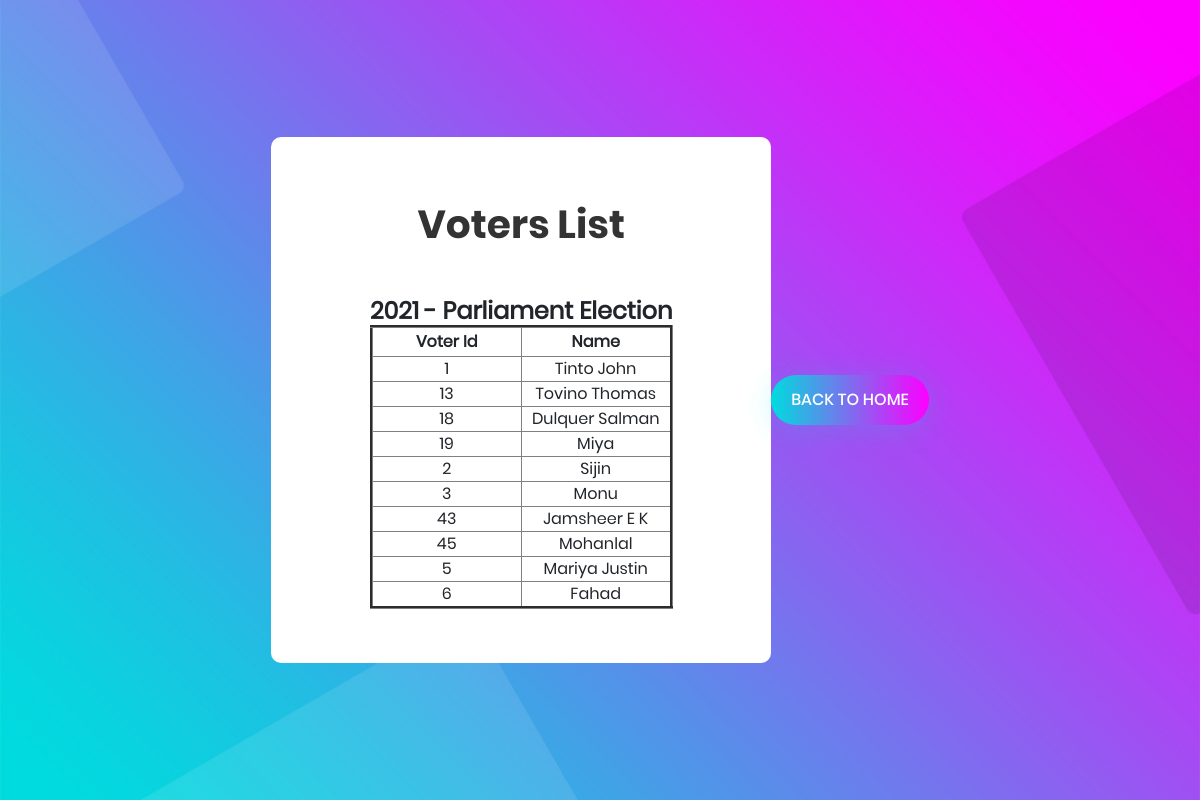
Page /list/ on the committed database.
### iris_app/models.py (models this page shows, shortened)
class CreateElection(models.Model):
    Election_code = models.CharField(max_length=100)
    Election_Name = models.CharField(max_length=100)
    Election_Start_Date = models.DateTimeField()
    Election_End_Date = models.DateTimeField()
    Election_Result_Date = models.DateTimeField()

class Voter(models.Model):
    Voter_Image = models.ImageField(upload_to="media/", height_field=None, width_field=None, max_length=100, null=True)
    Voter_id = models.CharField(max_length=5, primary_key=True)
    Name = models.CharField(max_length=50)
    Age = models.PositiveSmallIntegerField()
    Date_of_Birth = models.DateField(max_length=20, null=True)
    Gender = models.CharField(max_length=120, choices=GENDER_CHOICES, null=True)
    Phone_Number = models.IntegerField()
    Address = models.TextField(max_length=250)
    Address_Proof = models.ImageField(upload_to="media/", height_field=None, width_field=None, max_length=100,
                                      null=True)
    Iris_Image = models.ImageField(upload_to=None, height_field=None, width_field=None, max_length=100, null=True)
    Poling_Status = models.BooleanField(max_length=5, null=True)

### iris_app/views.py (the view)
# urls.py: path('list/', voter_list, name='voters_list'),
def voter_list(request):
    electiontime = CreateElection.objects.all().last()
    voter_list = Voter.objects.order_by('Voter_id').values('Voter_id', 'Name')
    return render(request, 'voters_list.html', {
        'voter_list': voter_list,
        'electiontime': electiontime
    })

### template/voters_list.html (shortened to what this page needs)
<!DOCTYPE html>
{% load static %}
<html lang="en">
<head>
	<link rel="stylesheet" type="text/css" href="{% static 'vendor1/bootstrap/css/bootstrap.min.css' %}">
	<link rel="stylesheet" type="text/css" href="{% static 'fonts/font-awesome-4.7.0/css/font-awesome.min.css' %}">
	<link rel="stylesheet" type="text/css" href="{% static 'fonts/iconic/css/material-design-iconic-font.min.css' %}">
	<link rel="stylesheet" type="text/css" href="{% static 'vendor1/animate/animate.css' %}">
	<link rel="stylesheet" type="text/css" href="{% static 'vendor1/css-hamburgers/hamburgers.min.css' %}">
	<link rel="stylesheet" type="text/css" href="{% static 'vendor1/animsition/css/animsition.min.css' %}">
	<link rel="stylesheet" type="text/css" href="{% static 'vendor1/select2/select2.min.css' %}">
	<link rel="stylesheet" type="text/css" href="{% static 'vendor1/daterangepicker/daterangepicker.css' %}">
	<link rel="stylesheet" type="text/css" href="{% static 'css/util.css' %}">
	<link rel="stylesheet" type="text/css" href="{% static 'css/main.css' %}">
</head>
<body>
	<div class="limiter">
		<div class="container-login100" style="background-image: url({% static 'images/bg-01.jpg' %});">
			<div class="wrap-login100 p-l-55 p-r-55 p-t-65 p-b-54">
				<form class="login100-form validate-form" method="post">{% csrf_token %}
					<span class="login100-form-title p-b-49">
						Voters List
					</span>
{% block content %}
					<center>
						<h4><b>{{ electiontime.Election_code }} - {{ electiontime.Election_Name }}</b></h4>
<table id="table" border="3" cellpadding="10">
    <tr>
        <th width="150" height="30" style="text-align:center">Voter Id</th>
        <th width="150" height="30" style="text-align:center">Name</th>
    </tr>
        {% for m in voter_list %}
        <tr class="tr">
            <td style="text-align:center">{{ m.Voter_id }}</td>
            <td style="text-align:center">{{ m.Name }}</td>
        </tr>
        {% endfor %}
</table>
					</center>
{% endblock %}
				</form>
			</div>
			<div class="container-login100-form-btn">
						<div class="wrap-login100-form-btn">
							<div class="login100-form-bgbtn"></div>
							<a href="/"><button class="login100-form-btn">
								Back To Home
							</button></a>
		</div>
	</div>
</body>
</html>

### static/css/main.css (style rules this page uses)
* { margin: 0px; padding: 0px; box-sizing: border-box; }
body, html { height: 100%; font-family: Poppins-Regular, sans-serif; }
a { font-family: Poppins-Regular; font-size: 14px; line-height: 1.7; color: #666666; margin: 0px; transition: all 0.4s; -webkit-transition: all 0.4s; -o-transition: all 0.4s; -moz-transition: all 0.4s; }
h1,h2,h3,h4,h5,h6 { margin: 0px; }
button { outline: none !important; border: none; background: transparent; }
.limiter { width: 100%; margin: 0 auto; }
.container-login100 { width: 100%; min-height: 100vh; display: -webkit-box; display: -webkit-flex; display: -moz-box; display: -ms-flexbox; display: flex; flex-wrap: wrap; justify-content: center; align-items: center; padding: 15px; background-repeat: no-repeat; background-position: center; background-size: cover; }
.wrap-login100 { width: 500px; background: #fff; border-radius: 10px; overflow: hidden; }
.login100-form { width: 100%; }
.login100-form-title { display: block; font-family: Poppins-Bold; font-size: 39px; color: #333333; line-height: 1.2; text-align: center; }
.container-login100-form-btn { display: -webkit-box; display: -webkit-flex; display: -moz-box; display: -ms-flexbox; display: flex; flex-wrap: wrap; justify-content: center; }
.wrap-login100-form-btn { width: 100%; display: block; position: relative; z-index: 1; border-radius: 25px; overflow: hidden; margin: 0 auto; box-shadow: 0 5px 30px 0px rgba(3, 216, 222, 0.2); -moz-box-shadow: 0 5px 30px 0px rgba(3, 216, 222, 0.2); -webkit-box-shadow: 0 5px 30px 0px rgba(3, 216, 222, 0.2); -o-box-shadow: 0 5px 30px 0px rgba(3, 216, 222, 0.2); -ms-box-shadow: 0 5px 30px 0px rgba(3, 216, 222, 0.2); }
.login100-form-bgbtn { position: absolute; z-index: -1; width: 300%; height: 100%; background: #a64bf4; background: -webkit-linear-gradient(right, #00dbde, #fc00ff, #00dbde, #fc00ff); background: -o-linear-gradient(right, #00dbde, #fc00ff, #00dbde, #fc00ff); background: -moz-linear-gradient(right, #00dbde, #fc00ff, #00dbde, #fc00ff); background: linear-gradient(right, #00dbde, #fc00ff, #00dbde, #fc00ff); top: 0; left: -100%; -webkit-transition: all 0.4s; -o-transition: all 0.4s; -moz-transition: all 0.4s; transition: all 0.4s; }
.login100-form-btn { font-family: Poppins-Medium; font-size: 16px; color: #fff; line-height: 1.2; text-transform: uppercase; display: -webkit-box; display: -webkit-flex; display: -moz-box; display: -ms-flexbox; display: flex; justify-content: center; align-items: center; padding: 0 20px; width: 100%; height: 50px; }

### rows in the picture
CreateElection: Election_code "2021", Election_Name "Parliament Election"
Voter: Voter_id "1", Name "Tinto John"
Voter: Voter_id "13", Name "Tovino Thomas"
Voter: Voter_id "18", Name "Dulquer Salman"
Voter: Voter_id "19", Name "Miya"
Voter: Voter_id "2", Name "Sijin"
Voter: Voter_id "3", Name "Monu"
Voter: Voter_id "43", Name "Jamsheer E K"
Voter: Voter_id "45", Name "Mohanlal"
Voter: Voter_id "5", Name "Mariya Justin"
Voter: Voter_id "6", Name "Fahad"
